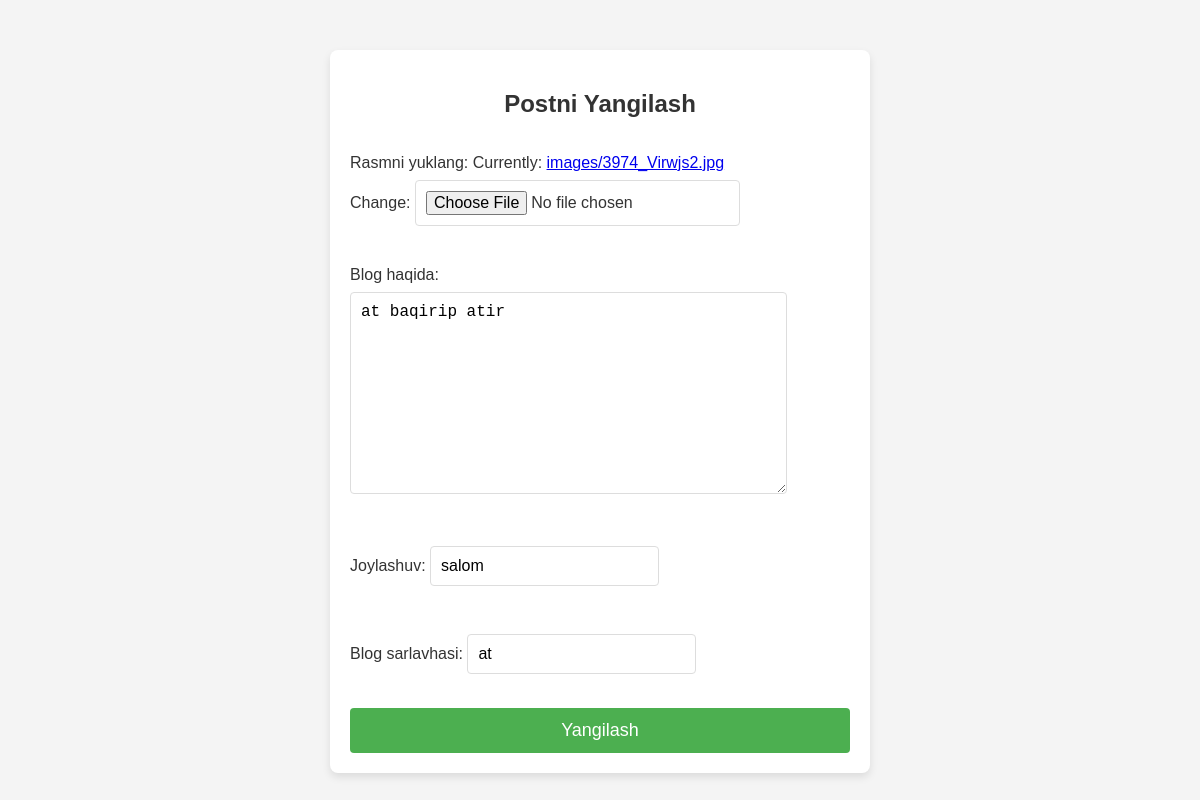
Page /update/1/ (signed in) on the committed database.
### darkweb/models.py (models this page shows, shortened)
class Blog(models.Model):
    author = models.ForeignKey(User,on_delete=models.CASCADE)
    image = models.FileField(upload_to='images',verbose_name='foto : ')
    description = models.TextField(verbose_name='blog haqqinda : ')
    location = models.CharField(max_length=100,verbose_name='location : ')
    title = models.CharField(max_length=100,verbose_name='blog tin ati :')
    published_date = models.DateTimeField(verbose_name='blog alinga waqit : ',auto_now_add=True)
    class Meta:
        verbose_name = 'Blog'
        verbose_name_plural = 'Bloglar'

### darkweb/views.py (the view)
# urls.py: path('update/<int:id>/', views.update_post, name='update'),  # ID qo'shildi
@login_required
def update_post(request, id):
    blog_post = get_object_or_404(Blog, id=id)
    if blog_post.author != request.user:
        return redirect('home')
    form = BlogForm(request.POST or None, request.FILES or None, instance=blog_post)
    if form.is_valid():
        form.save()
        return redirect('home')
    return render(request, 'update_post.html', {'form': form, 'blog_post': blog_post})

### darkweb/forms.py
class BlogForm(forms.ModelForm):
    class Meta:
        model = Blog
        fields = ['image', 'description', 'location', 'title']
        labels = {
            'image': 'Rasmni yuklang',
            'description': 'Blog haqida',
            'location': 'Joylashuv',
            'title': 'Blog sarlavhasi',
        }
        widgets = {
            'description': forms.Textarea(attrs={'class': 'form-control', 'placeholder': 'Blog tavsifi'}),
            'location': forms.TextInput(attrs={'class': 'form-control', 'placeholder': 'Joylashuv'}),
            'title': forms.TextInput(attrs={'class': 'form-control', 'placeholder': 'Sarlavha'}),
            'image': forms.ClearableFileInput(attrs={'class': 'form-control'}),
        }

### templates/update_post.html (shortened to what this page needs)
<!DOCTYPE html>
<html lang="en">
<head>
</head>
<body>
    <div class="form-container">
        <h2>Postni Yangilash</h2>
        <form action="{% url 'update' blog_post.id %}" method="post" enctype="multipart/form-data">
            {{ form.as_p }}
            <button type="submit">Yangilash</button>
        </form>
    </div>
</body>
</html>

### templates/update_post.html (style rules this page uses)
body { font-family: Arial, sans-serif; background-color: #f4f4f4; color: #333; margin: 0; padding: 0; }
.form-container { max-width: 500px; margin: 50px auto; padding: 20px; background-color: #fff; border-radius: 8px; box-shadow: 0 4px 8px rgba(0, 0, 0, 0.1); }
form { display: flex; flex-direction: column; }
input, textarea, select { margin: 8px 0; padding: 10px; font-size: 16px; border: 1px solid #ddd; border-radius: 4px; }
button { padding: 12px; background-color: #4CAF50; color: white; border: none; border-radius: 4px; cursor: pointer; font-size: 18px; margin-top: 10px; }
h2 { text-align: center; margin-bottom: 20px; }

### rows in the picture
Blog: description "at baqirip atir", location "salom", title "at"
